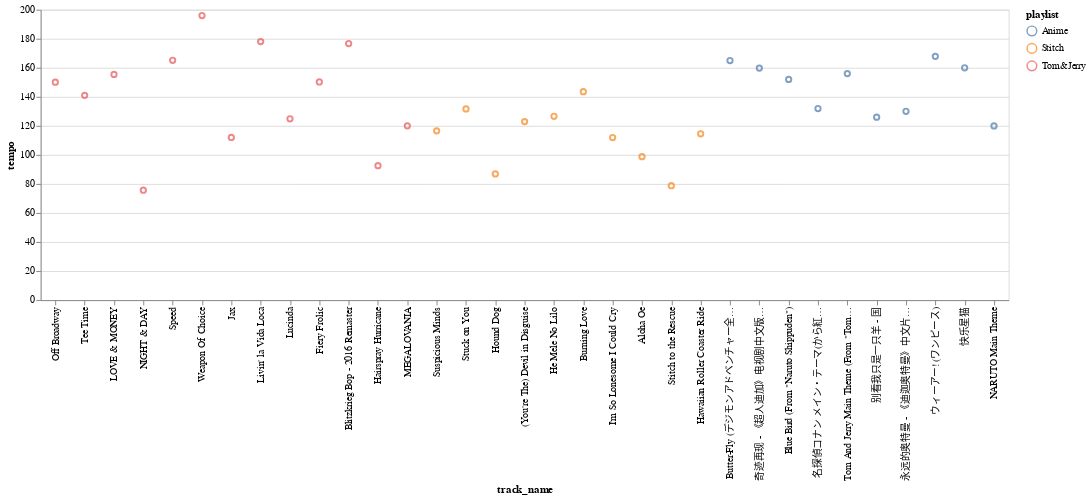

Notebook cell for this chart:
### Markdown cell above
###### Scatter Plot 2: Tempo
This illustrate both the individual and combined playlists for the attribute "tempo".

### Code cell
alt.Chart(all_tracks_features).mark_point().encode(
    x=alt.X("track_name", sort=None),
    y='tempo',
    color="playlist",
    tooltip=["artist", "track_name"]
).properties(
    width=1000
)

### Figure 1 — Vega-Lite specification as saved in the notebook (floating-point values rounded to 4 significant figures)
{"config": {"view": {"continuousWidth": 400, "continuousHeight": 300}}, "data": {"name": "data-98f35840716c9cbeaf65220bd48136be"}, "mark": "point", "encoding": {"color": {"type": "nominal", "field": "playlist"}, "tooltip": [{"type": "nominal", "field": "artist"}, {"type": "nominal", "field": "track_name"}], "x": {"type": "nominal", "field": "track_name", "sort": null}, "y": {"type": "quantitative", "field": "tempo"}}, "width": 1000, "$schema": "https://vega.github.io/schema/vega-lite/v4.8.1.json", "datasets": {"data-98f35840716c9cbeaf65220bd48136be": [{"artist": "Various Artists", "album": "It's Always Sunny In Philadelphia (Music from the Original FX Series)", "track_name": "Off Broadway", "track_id": "7uSWYgt3MmFjLshyRdIgPL", "danceability": 0.602, "energy": 0.668, "key": 2, "loudness": -8.71, "mode": 1, "speechiness": 0.0352, "instrumentalness": 0.876, "liveness": 0.462, "valence": 0.849, "tempo": 150.1, "duration_ms": 150635, "time_signature": 4, "playlist": "Tom&Jerry"}, {"artist": "Vulfpeck", "album": "Mr Finish Line", "track_name": "Tee Time", "track_id": "3XxpR8oXqq5Km5X4LlS0pi", "danceability": 0.578, "energy": 0.889, "key": 6, "loudness": -9.708, "mode": 1, "speechiness": 0.0348, "instrumentalness": 0.73, "liveness": 0.0984, "valence": 0.868, "tempo": 141.0, "duration_ms": 169004, "time_signature": 4, "playlist": "Tom&Jerry"}, {"artist": "Various Artists", "album": "SUPER EUROBEAT presents INITIAL D 〜D SELECTION 2〜", "track_name": "LOVE & MONEY", "track_id": "16211VKpjM4Hh3MfIlcu4s", "danceability": 0.564, "energy": 0.971, "key": 9, "loudness": -5.338, "mode": 0, "speechiness": 0.0362, "instrumentalness": 0.132, "liveness": 0.223, "valence": 0.961, "tempo": 155.4, "duration_ms": 299933, "time_signature": 4, "playlist": "Tom&Jerry"}, {"artist": "Various Artists", "album": "SUPER EUROBEAT presents INITIAL D〜D SELECTION 3〜", "track_name": "NIGHT & DAY", "track_id": "1tYWuxQgXJqA4L4jACzjcK", "danceability": 0.38, "energy": 0.985, "key": 1, "loudness": -5.074, "mode": 0, "speechiness": 0.0548, "instrumentalness": 5.3e-05, "liveness": 0.226, "valence": 0.871, "tempo": 75.66, "duration_ms": 311300, "time_signature": 4, "playlist": "Tom&Jerry"}, {"artist": "Various Artists", "album": "The Fast And The Furious: Tokyo Drift (Original Motion Picture Soundtrack)", "track_name": "Speed", "track_id": "5EbTHYIQQtNNMloPNirkKi", "danceability": 0.413, "energy": 0.912, "key": 4, "loudness": -5.092, "mode": 0, "speechiness": 0.0878, "instrumentalness": 0.0203, "liveness": 0.14, "valence": 0.497, "tempo": 165.2, "duration_ms": 168587, "time_signature": 4, "playlist": "Tom&Jerry"}, {"artist": "Fatboy Slim", "album": "The Greatest Hits: Why Try Harder", "track_name": "Weapon Of Choice", "track_id": "08kB9HSfrcIi83rymwgjMz", "danceability": 0.626, "energy": 0.947, "key": 8, "loudness": -4.608, "mode": 0, "speechiness": 0.057, "instrumentalness": 0.78, "liveness": 0.209, "valence": 0.959, "tempo": 196.0, "duration_ms": 219813, "time_signature": 4, "playlist": "Tom&Jerry"}, {"artist": "Cory Wong", "album": "The Optimist", "track_name": "Jax", "track_id": "39PRMLzu72Nz6lSOCF3bWN", "danceability": 0.781, "energy": 0.84, "key": 5, "loudness": -7.689, "mode": 1, "speechiness": 0.0578, "instrumentalness": 0.834, "liveness": 0.0505, "valence": 0.698, "tempo": 112.0, "duration_ms": 252253, "time_signature": 4, "playlist": "Tom&Jerry"}, {"artist": "Ricky Martin", "album": "Ricky Martin", "track_name": "Livin' la Vida Loca", "track_id": "0Ph6L4l8dYUuXFmb71Ajnd", "danceability": 0.425, "energy": 0.954, "key": 1, "loudness": -3.756, "mode": 0, "speechiness": 0.0476, "instrumentalness": 0.0, "liveness": 0.0555, "valence": 0.933, "tempo": 178.0, "duration_ms": 243160, "time_signature": 4, "playlist": "Tom&Jerry"}, {"artist": "A Certain Ratio", "album": "Sextet", "track_name": "Lucinda", "track_id": "7km2akG0G3Z5STqoKrHZPf", "danceability": 0.69, "energy": 0.902, "key": 2, "loudness": -6.632, "mode": 1, "speechiness": 0.0686, "instrumentalness": 0.833, "liveness": 0.0923, "valence": 0.783, "tempo": 124.9, "duration_ms": 234813, "time_signature": 4, "playlist": "Tom&Jerry"}, {"artist": "Kristofer Maddigan", "album": "Cuphead (Original Soundtrack)", "track_name": "Fiery Frolic", "track_id": "02h2lqTc872LnYQ7TOFMmF", "danceability": 0.607, "energy": 0.679, "key": 7, "loudness": -6.221, "mode": 0, "speechiness": 0.114, "instrumentalness": 0.659, "liveness": 0.336, "valence": 0.715, "tempo": 150.2, "duration_ms": 217627, "time_signature": 4, "playlist": "Tom&Jerry"}, {"artist": "Ramones", "album": "Ramones (40th Anniversary Deluxe Edition; 2016 Remaster)", "track_name": "Blitzkrieg Bop - 2016 Remaster", "track_id": "4KcH1ZRV2W1q7Flq0QqC76", "danceability": 0.385, "energy": 0.783, "key": 9, "loudness": -2.533, "mode": 1, "speechiness": 0.233, "instrumentalness": 0.47, "liveness": 0.108, "valence": 0.902, "tempo": 176.7, "duration_ms": 134467, "time_signature": 4, "playlist": "Tom&Jerry"}, {"artist": "Carpenter Brut", "album": "Leather Teeth", "track_name": "Hairspray Hurricane", "track_id": "2x11x3cBABgQUDNMtTxMch", "danceability": 0.38, "energy": 0.83, "key": 2, "loudness": -3.742, "mode": 1, "speechiness": 0.0533, "instrumentalness": 0.934, "liveness": 0.275, "valence": 0.102, "tempo": 92.59, "duration_ms": 331507, "time_signature": 4, "playlist": "Tom&Jerry"}, {"artist": "Toby Fox", "album": "UNDERTALE Soundtrack", "track_name": "MEGALOVANIA", "track_id": "2WpstnkNuH6dUnm3fVLCpU", "danceability": 0.715, "energy": 0.612, "key": 7, "loudness": -9.85, "mode": 1, "speechiness": 0.0515, "instrumentalness": 0.864, "liveness": 0.0387, "valence": 0.95, "tempo": 120.0, "duration_ms": 156000, "time_signature": 4, "playlist": "Tom&Jerry"}, {"artist": "Elvis Presley", "album": "From Elvis in Memphis", "track_name": "Suspicious Minds", "track_id": "1H5IfYyIIAlgDX8zguUzns", "danceability": 0.487, "energy": 0.382, "key": 7, "loudness": -10.89, "mode": 1, "speechiness": 0.0309, "instrumentalness": 4.74e-06, "liveness": 0.411, "valence": 0.714, "tempo": 116.6, "duration_ms": 261280, "time_signature": 4, "playlist": "Stitch"}, {"artist": "Elvis Presley", "album": "Elvis' Golden Records, Vol. 3", "track_name": "Stuck on You", "track_id": "39zODpVtRvghMyfNjZ3BVK", "danceability": 0.647, "energy": 0.513, "key": 7, "loudness": -12.37, "mode": 1, "speechiness": 0.0421, "instrumentalness": 8.64e-06, "liveness": 0.108, "valence": 0.955, "tempo": 131.6, "duration_ms": 139640, "time_signature": 4, "playlist": "Stitch"}, {"artist": "Elvis Presley", "album": "Elvis' Golden Records", "track_name": "Hound Dog", "track_id": "64Ny7djQ6rNJspquof2KoX", "danceability": 0.494, "energy": 0.756, "key": 0, "loudness": -8.492, "mode": 1, "speechiness": 0.0499, "instrumentalness": 0.00505, "liveness": 0.76, "valence": 0.949, "tempo": 86.89, "duration_ms": 136027, "time_signature": 4, "playlist": "Stitch"}, {"artist": "Elvis Presley", "album": "Elvis 30 #1 Hits", "track_name": "(You're The) Devil in Disguise", "track_id": "0D1pEisM3QkiacGXJe5dmd", "danceability": 0.481, "energy": 0.733, "key": 5, "loudness": -7.633, "mode": 1, "speechiness": 0.165, "instrumentalness": 1.18e-05, "liveness": 0.108, "valence": 0.874, "tempo": 122.9, "duration_ms": 140427, "time_signature": 4, "playlist": "Stitch"}, {"artist": "Various Artists", "album": "Lilo & Stitch", "track_name": "He Mele No Lilo", "track_id": "3G9ZnSjGYyHx7e221v0qse", "danceability": 0.73, "energy": 0.331, "key": 2, "loudness": -12.43, "mode": 1, "speechiness": 0.0429, "instrumentalness": 0.000286, "liveness": 0.104, "valence": 0.394, "tempo": 126.6, "duration_ms": 148133, "time_signature": 4, "playlist": "Stitch"}, {"artist": "Elvis Presley", "album": "Elvis (Fool)", "track_name": "Burning Love", "track_id": "7zMUCLm1TN9o9JlLISztxO", "danceability": 0.66, "energy": 0.748, "key": 2, "loudness": -11.21, "mode": 1, "speechiness": 0.0284, "instrumentalness": 0.00585, "liveness": 0.283, "valence": 0.972, "tempo": 143.5, "duration_ms": 170293, "time_signature": 4, "playlist": "Stitch"}, {"artist": "Hank Williams", "album": "The Legend Lives Anew: Hank Williams, Sr. With Strings", "track_name": "I'm So Lonesome I Could Cry", "track_id": "4tj7IsJrn4MvesuhoY0JBy", "danceability": 0.524, "energy": 0.258, "key": 4, "loudness": -14.83, "mode": 1, "speechiness": 0.0287, "instrumentalness": 0.00164, "liveness": 0.328, "valence": 0.349, "tempo": 111.9, "duration_ms": 169067, "time_signature": 3, "playlist": "Stitch"}, {"artist": "Elvis Presley", "album": "Blue Hawaii", "track_name": "Aloha Oe", "track_id": "0a1OAjVB17jFlGegbhpQig", "danceability": 0.287, "energy": 0.278, "key": 7, "loudness": -15.65, "mode": 1, "speechiness": 0.0337, "instrumentalness": 5.35e-05, "liveness": 0.194, "valence": 0.254, "tempo": 98.77, "duration_ms": 114227, "time_signature": 3, "playlist": "Stitch"}, {"artist": "Various Artists", "album": "Lilo & Stitch", "track_name": "Stitch to the Rescue", "track_id": "1616uIpy5KwVqnKtIuyhcu", "danceability": 0.182, "energy": 0.105, "key": 2, "loudness": -18.31, "mode": 1, "speechiness": 0.0377, "instrumentalness": 0.518, "liveness": 0.0713, "valence": 0.0351, "tempo": 78.76, "duration_ms": 354827, "time_signature": 4, "playlist": "Stitch"}, {"artist": "Various Artists", "album": "Lilo & Stitch", "track_name": "Hawaiian Roller Coaster Ride", "track_id": "7GmiJVBAzWNikX5VkNQg85", "danceability": 0.702, "energy": 0.624, "key": 5, "loudness": -9.927, "mode": 1, "speechiness": 0.0285, "instrumentalness": 0.0152, "liveness": 0.0669, "valence": 0.947, "tempo": 114.5, "duration_ms": 208227, "time_signature": 4, "playlist": "Stitch"}, {"artist": "Various Artists", "album": "熱烈!アニソン魂 THE BEST カバー楽曲集 TVアニメシリーズ「デジモンシリーズ」 vol.1", "track_name": "Butter-Fly (デジモンアドベンチャー全話OP)", "track_id": "4A3G4Chh8DTJftwJEf5tOp", "danceability": 0.472, "energy": 0.907, "key": 2, "loudness": -4.545, "mode": 1, "speechiness": 0.0546, "instrumentalness": 0, "liveness": 0.0645, "valence": 0.441, "tempo": 165.0, "duration_ms": 257950, "time_signature": 4, "playlist": "Anime"}, {"artist": "毛毛", "album": "迪迦奥特曼", "track_name": "奇迹再现 - 《超人迪加》电视剧中文版片头曲", "track_id": "3zAieIyKyNODQn6y2sxbFq", "danceability": 0.457, "energy": 0.864, "key": 9, "loudness": -5.9, "mode": 1, "speechiness": 0.0838, "instrumentalness": 0, "liveness": 0.374, "valence": 0.441, "tempo": 159.8, "duration_ms": 236042, "time_signature": 4, "playlist": "Anime"}, {"artist": "Akano", "album": "Blue Bird (From \"Naruto Shippuden\")", "track_name": "Blue Bird (From \"Naruto Shippuden\")", "track_id": "1bEnIDpwKsyhDauHVoMz6t", "danceability": 0.594, "energy": 0.868, "key": 6, "loudness": -3.286, "mode": 0, "speechiness": 0.0606, "instrumentalness": 0, "liveness": 0.209, "valence": 0.691, "tempo": 152.0, "duration_ms": 100201, "time_signature": 4, "playlist": "Anime"}, {"artist": "Katsuo Ohno", "album": "「名探偵コナン から紅の恋歌」オリジナル・サウンドトラック", "track_name": "名探偵コナン メイン・テーマ(から紅ヴァージョン)", "track_id": "0RyQvri8BbQYChVVXSJnnL", "danceability": 0.269, "energy": 0.857, "key": 5, "loudness": -3.963, "mode": 0, "speechiness": 0.0495, "instrumentalness": 0.654, "liveness": 0.218, "valence": 0.689, "tempo": 131.9, "duration_ms": 186907, "time_signature": 4, "playlist": "Anime"}, {"artist": "Geek Music", "album": "Tom And Jerry Main Theme (From \"Tom And Jerry\")", "track_name": "Tom And Jerry Main Theme (From \"Tom And Jerry\")", "track_id": "5sFKd7dVlGoOuXl2usSZuW", "danceability": 0.544, "energy": 0.536, "key": 5, "loudness": -8.701, "mode": 1, "speechiness": 0.0357, "instrumentalness": 0.768, "liveness": 0.493, "valence": 0.514, "tempo": 156.0, "duration_ms": 65736, "time_signature": 3, "playlist": "Anime"}, {"artist": "Various Artists", "album": "喜羊羊与灰太狼之虎虎生威电影原声大碟", "track_name": "别看我只是一只羊 - 国", "track_id": "1gn9wcyLBChQcC3q7tKK8F", "danceability": 0.827, "energy": 0.507, "key": 0, "loudness": -6.392, "mode": 1, "speechiness": 0.0433, "instrumentalness": 0, "liveness": 0.068, "valence": 0.696, "tempo": 126.0, "duration_ms": 186467, "time_signature": 4, "playlist": "Anime"}, {"artist": "毛毛", "album": "迪迦奥特曼", "track_name": "永远的奥特曼 - 《迪迦奥特曼》中文片尾曲", "track_id": "4MskqNyksAQvAqnHEJmhTg", "danceability": 0.662, "energy": 0.872, "key": 4, "loudness": -6.223, "mode": 1, "speechiness": 0.0402, "instrumentalness": 2.11e-05, "liveness": 0.217, "valence": 0.579, "tempo": 130.0, "duration_ms": 197120, "time_signature": 4, "playlist": "Anime"}, {"artist": "Various Artists", "album": "アニソンLive大全集 熱烈!アニソン魂「アニたまLive」vol.1 in AJF 2004", "track_name": "ウィーアー! (ワンピース)", "track_id": "42esJ6BgSoV1DS3Onns03h", "danceability": 0.332, "energy": 0.975, "key": 8, "loudness": -6.182, "mode": 1, "speechiness": 0.106, "instrumentalness": 0, "liveness": 0.981, "valence": 0.268, "tempo": 167.9, "duration_ms": 262013, "time_signature": 4, "playlist": "Anime"}, {"artist": "牛奶@咖啡", "album": "越长大越孤单", "track_name": "快乐星猫", "track_id": "4Qzuh2Jp6MlIGjQPtYbZqi", "danceability": 0.543, "energy": 0.866, "key": 2, "loudness": -4.925, "mode": 1, "speechiness": 0.0689, "instrumentalness": 0, "liveness": 0.0236, "valence": 0.453, "tempo": 160.0, "duration_ms": 194160, "time_signature": 4, "playlist": "Anime"}, {"artist": "Toshio Masuda", "album": "NARUTO -ナルト- オリジナルサウンドトラック", "track_name": "NARUTO Main Theme", "track_id": "5kKloaKFvAuDNFi8m52hxy", "danceability": 0.525, "energy": 0.766, "key": 4, "loudness": -8.448, "mode": 0, "speechiness": 0.0438, "instrumentalness": 0.00235, "liveness": 0.125, "valence": 0.383, "tempo": 120.0, "duration_ms": 266920, "time_signature": 4, "playlist": "Anime"}]}}
